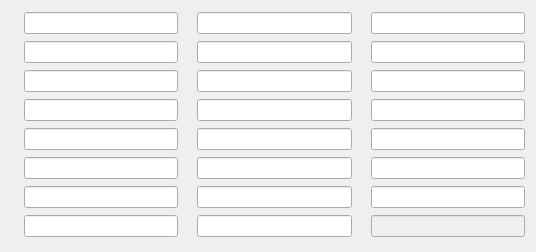
<?xml version="1.0" encoding="UTF-8"?>
<ui version="4.0">
 <class>Form</class>
 <widget class="QWidget" name="Form">
  <property name="geometry">
   <rect>
    <x>0</x>
    <y>0</y>
    <width>536</width>
    <height>252</height>
   </rect>
  </property>
  <property name="windowTitle">
   <string>Form</string>
  </property>
  <layout class="QGridLayout" name="gridLayout">
   <item row="3" column="2">
    <widget class="QLabel" name="label_thieving">
     <property name="text">
      <string/>
     </property>
     <property name="pixmap">
      <pixmap>../images/skill_icons/Thieving.png</pixmap>
     </property>
     <property name="alignment">
      <set>Qt::AlignRight|Qt::AlignTrailing|Qt::AlignVCenter</set>
     </property>
    </widget>
   </item>
   <item row="3" column="3">
    <widget class="QLineEdit" name="thieving"/>
   </item>
   <item row="0" column="0">
    <widget class="QLabel" name="label_attack">
     <property name="text">
      <string/>
     </property>
     <property name="pixmap">
      <pixmap>../images/skill_icons/Attack.png</pixmap>
     </property>
     <property name="alignment">
      <set>Qt::AlignRight|Qt::AlignTrailing|Qt::AlignVCenter</set>
     </property>
    </widget>
   </item>
   <item row="4" column="2">
    <widget class="QLabel" name="label_crafting">
     <property name="text">
      <string/>
     </property>
     <property name="pixmap">
      <pixmap>../images/skill_icons/Crafting.png</pixmap>
     </property>
     <property name="alignment">
      <set>Qt::AlignRight|Qt::AlignTrailing|Qt::AlignVCenter</set>
     </property>
    </widget>
   </item>
   <item row="3" column="1">
    <widget class="QLineEdit" name="ranged"/>
   </item>
   <item row="5" column="1">
    <widget class="QLineEdit" name="magic"/>
   </item>
   <item row="4" column="5">
    <widget class="QLineEdit" name="firemaking"/>
   </item>
   <item row="6" column="3">
    <widget class="QLineEdit" name="slayer"/>
   </item>
   <item row="6" column="5">
    <widget class="QLineEdit" name="farming"/>
   </item>
   <item row="6" column="2">
    <widget class="QLabel" name="label_slayer">
     <property name="text">
      <string/>
     </property>
     <property name="pixmap">
      <pixmap>../images/skill_icons/Slayer.png</pixmap>
     </property>
     <property name="alignment">
      <set>Qt::AlignRight|Qt::AlignTrailing|Qt::AlignVCenter</set>
     </property>
    </widget>
   </item>
   <item row="1" column="2">
    <widget class="QLabel" name="label_agility">
     <property name="text">
      <string/>
     </property>
     <property name="pixmap">
      <pixmap>../images/skill_icons/Agility.png</pixmap>
     </property>
     <property name="alignment">
      <set>Qt::AlignRight|Qt::AlignTrailing|Qt::AlignVCenter</set>
     </property>
    </widget>
   </item>
   <item row="6" column="4">
    <widget class="QLabel" name="label_farming">
     <property name="text">
      <string/>
     </property>
     <property name="pixmap">
      <pixmap>../images/skill_icons/Farming.png</pixmap>
     </property>
     <property name="alignment">
      <set>Qt::AlignRight|Qt::AlignTrailing|Qt::AlignVCenter</set>
     </property>
    </widget>
   </item>
   <item row="4" column="1">
    <widget class="QLineEdit" name="prayer"/>
   </item>
   <item row="6" column="1">
    <widget class="QLineEdit" name="runecraft"/>
   </item>
   <item row="1" column="1">
    <widget class="QLineEdit" name="strength"/>
   </item>
   <item row="2" column="3">
    <widget class="QLineEdit" name="herblore"/>
   </item>
   <item row="6" column="0">
    <widget class="QLabel" name="label_runecraft">
     <property name="text">
      <string/>
     </property>
     <property name="pixmap">
      <pixmap>../images/skill_icons/Runecraft.png</pixmap>
     </property>
     <property name="alignment">
      <set>Qt::AlignRight|Qt::AlignTrailing|Qt::AlignVCenter</set>
     </property>
    </widget>
   </item>
   <item row="3" column="5">
    <widget class="QLineEdit" name="cooking"/>
   </item>
   <item row="1" column="3">
    <widget class="QLineEdit" name="agility"/>
   </item>
   <item row="5" column="4">
    <widget class="QLabel" name="label_woodcutting">
     <property name="text">
      <string/>
     </property>
     <property name="pixmap">
      <pixmap>../images/skill_icons/Woodcutting.png</pixmap>
     </property>
     <property name="alignment">
      <set>Qt::AlignRight|Qt::AlignTrailing|Qt::AlignVCenter</set>
     </property>
    </widget>
   </item>
   <item row="0" column="1">
    <widget class="QLineEdit" name="attack"/>
   </item>
   <item row="0" column="5">
    <widget class="QLineEdit" name="mining"/>
   </item>
   <item row="2" column="1">
    <widget class="QLineEdit" name="defence"/>
   </item>
   <item row="4" column="3">
    <widget class="QLineEdit" name="crafting"/>
   </item>
   <item row="7" column="2">
    <widget class="QLabel" name="label_hunter">
     <property name="text">
      <string/>
     </property>
     <property name="pixmap">
      <pixmap>../images/skill_icons/Hunter.png</pixmap>
     </property>
     <property name="alignment">
      <set>Qt::AlignRight|Qt::AlignTrailing|Qt::AlignVCenter</set>
     </property>
    </widget>
   </item>
   <item row="7" column="1">
    <widget class="QLineEdit" name="construction"/>
   </item>
   <item row="1" column="5">
    <widget class="QLineEdit" name="smithing"/>
   </item>
   <item row="0" column="3">
    <widget class="QLineEdit" name="hitpoints"/>
   </item>
   <item row="2" column="2">
    <widget class="QLabel" name="label_herblore">
     <property name="text">
      <string/>
     </property>
     <property name="pixmap">
      <pixmap>../images/skill_icons/Herblore.png</pixmap>
     </property>
     <property name="alignment">
      <set>Qt::AlignRight|Qt::AlignTrailing|Qt::AlignVCenter</set>
     </property>
    </widget>
   </item>
   <item row="0" column="4">
    <widget class="QLabel" name="label_mining">
     <property name="text">
      <string/>
     </property>
     <property name="pixmap">
      <pixmap>../images/skill_icons/Mining.png</pixmap>
     </property>
     <property name="alignment">
      <set>Qt::AlignRight|Qt::AlignTrailing|Qt::AlignVCenter</set>
     </property>
    </widget>
   </item>
   <item row="7" column="3">
    <widget class="QLineEdit" name="hunter"/>
   </item>
   <item row="7" column="0">
    <widget class="QLabel" name="label_construction">
     <property name="text">
      <string/>
     </property>
     <property name="pixmap">
      <pixmap>../images/skill_icons/Construction.png</pixmap>
     </property>
     <property name="alignment">
      <set>Qt::AlignRight|Qt::AlignTrailing|Qt::AlignVCenter</set>
     </property>
    </widget>
   </item>
   <item row="2" column="0">
    <widget class="QLabel" name="label_defence">
     <property name="text">
      <string/>
     </property>
     <property name="pixmap">
      <pixmap>../images/skill_icons/Defence.png</pixmap>
     </property>
     <property name="alignment">
      <set>Qt::AlignRight|Qt::AlignTrailing|Qt::AlignVCenter</set>
     </property>
    </widget>
   </item>
   <item row="5" column="0">
    <widget class="QLabel" name="label_magic">
     <property name="text">
      <string/>
     </property>
     <property name="pixmap">
      <pixmap>../images/skill_icons/Magic.png</pixmap>
     </property>
     <property name="alignment">
      <set>Qt::AlignRight|Qt::AlignTrailing|Qt::AlignVCenter</set>
     </property>
    </widget>
   </item>
   <item row="4" column="0">
    <widget class="QLabel" name="label_prayer">
     <property name="text">
      <string/>
     </property>
     <property name="pixmap">
      <pixmap>../images/skill_icons/Prayer.png</pixmap>
     </property>
     <property name="alignment">
      <set>Qt::AlignRight|Qt::AlignTrailing|Qt::AlignVCenter</set>
     </property>
    </widget>
   </item>
   <item row="0" column="2">
    <widget class="QLabel" name="label_hitpoints">
     <property name="text">
      <string/>
     </property>
     <property name="pixmap">
      <pixmap>../images/skill_icons/Hitpoints.png</pixmap>
     </property>
     <property name="alignment">
      <set>Qt::AlignRight|Qt::AlignTrailing|Qt::AlignVCenter</set>
     </property>
    </widget>
   </item>
   <item row="2" column="5">
    <widget class="QLineEdit" name="fishing"/>
   </item>
   <item row="5" column="3">
    <widget class="QLineEdit" name="fletching"/>
   </item>
   <item row="5" column="5">
    <widget class="QLineEdit" name="woodcutting"/>
   </item>
   <item row="1" column="4">
    <widget class="QLabel" name="label_smithing">
     <property name="text">
      <string/>
     </property>
     <property name="pixmap">
      <pixmap>../images/skill_icons/Smithing.png</pixmap>
     </property>
     <property name="alignment">
      <set>Qt::AlignRight|Qt::AlignTrailing|Qt::AlignVCenter</set>
     </property>
    </widget>
   </item>
   <item row="1" column="0">
    <widget class="QLabel" name="label_strength">
     <property name="text">
      <string/>
     </property>
     <property name="pixmap">
      <pixmap>../images/skill_icons/Strength.png</pixmap>
     </property>
     <property name="alignment">
      <set>Qt::AlignRight|Qt::AlignTrailing|Qt::AlignVCenter</set>
     </property>
    </widget>
   </item>
   <item row="4" column="4">
    <widget class="QLabel" name="label_firemaking">
     <property name="text">
      <string/>
     </property>
     <property name="pixmap">
      <pixmap>../images/skill_icons/Firemaking.png</pixmap>
     </property>
     <property name="alignment">
      <set>Qt::AlignRight|Qt::AlignTrailing|Qt::AlignVCenter</set>
     </property>
    </widget>
   </item>
   <item row="3" column="0">
    <widget class="QLabel" name="label_ranged">
     <property name="text">
      <string/>
     </property>
     <property name="pixmap">
      <pixmap>../images/skill_icons/Ranged.png</pixmap>
     </property>
     <property name="alignment">
      <set>Qt::AlignRight|Qt::AlignTrailing|Qt::AlignVCenter</set>
     </property>
    </widget>
   </item>
   <item row="5" column="2">
    <widget class="QLabel" name="label_fletching">
     <property name="text">
      <string/>
     </property>
     <property name="pixmap">
      <pixmap>../images/skill_icons/Fletching.png</pixmap>
     </property>
     <property name="alignment">
      <set>Qt::AlignRight|Qt::AlignTrailing|Qt::AlignVCenter</set>
     </property>
    </widget>
   </item>
   <item row="3" column="4">
    <widget class="QLabel" name="label_cooking">
     <property name="text">
      <string/>
     </property>
     <property name="pixmap">
      <pixmap>../images/skill_icons/Cooking.png</pixmap>
     </property>
     <property name="alignment">
      <set>Qt::AlignRight|Qt::AlignTrailing|Qt::AlignVCenter</set>
     </property>
    </widget>
   </item>
   <item row="2" column="4">
    <widget class="QLabel" name="label_fishing">
     <property name="text">
      <string/>
     </property>
     <property name="pixmap">
      <pixmap>../images/skill_icons/Fishing.png</pixmap>
     </property>
     <property name="alignment">
      <set>Qt::AlignRight|Qt::AlignTrailing|Qt::AlignVCenter</set>
     </property>
    </widget>
   </item>
   <item row="7" column="5">
    <widget class="QLineEdit" name="combat_level">
     <property name="enabled">
      <bool>false</bool>
     </property>
    </widget>
   </item>
   <item row="7" column="4">
    <widget class="QLabel" name="label_combat_level">
     <property name="text">
      <string/>
     </property>
     <property name="pixmap">
      <pixmap>../images/monster/Combat_icon.webp</pixmap>
     </property>
     <property name="alignment">
      <set>Qt::AlignRight|Qt::AlignTrailing|Qt::AlignVCenter</set>
     </property>
    </widget>
   </item>
  </layout>
 </widget>
 <resources/>
 <connections/>
</ui>
